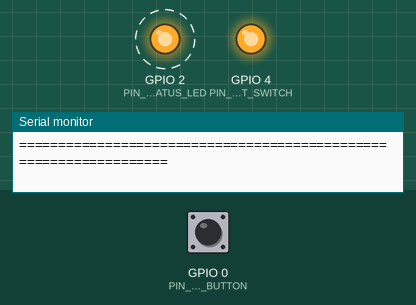
The program below on a simulated ESP32. Shown: output pins drawn as LEDs (lit = HIGH), the last lines printed to the serial monitor. Dashed ring = blinking. The inputs (shaded band) are chosen by the test bench; at power-on: GPIO 0 (PIN_BOOT_BUTTON) HIGH. Random numbers use the default seed unless the program sets one; EEPROM starts erased; nothing arrives over Bluetooth unless stated; a phone connects over Bluetooth LE 3 s after start.

Above: at 1.25 s.
1.3 s: GPIO 0 (PIN_BOOT_BUTTON) pulled LOW for 0.15 s
At 2.9 s:
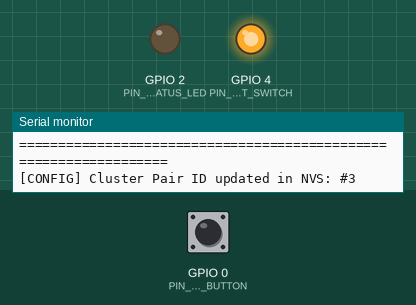
At 3.25 s:
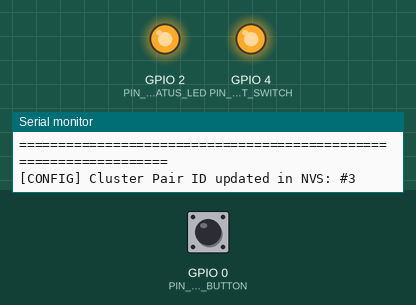
Timing chart, 0 to 10.3 s (numbered marks = the images above; inputs shaded):
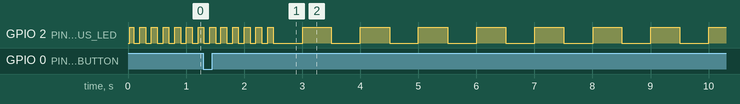

The program:

main.cpp
```cpp
#include "whoami_cluster.h"
#include "whoami_custom_ext.h"

Preferences          g_prefs;
volatile uint8_t     g_nodeRole           = WHOAMI_NODE_ROLE;
volatile uint8_t     g_clusterId          = 1;
volatile uint32_t    g_bootTimestampMs    = 0;
volatile uint32_t    g_lastMasterRxMs     = 0;
volatile uint32_t    g_lastCoprocRxMs     = 0;
volatile uint32_t    g_txBlinkUntilMs     = 0;
volatile uint32_t    g_errorStateUntilMs  = 0;
volatile bool        g_hasEverLinked      = false;

volatile uint32_t    g_seqCounter         = 0;
volatile uint32_t    g_activeJobId        = 1;
volatile uint32_t    g_partnerFreeSram    = 0;
volatile uint32_t    g_partnerFreePsram   = 0;
volatile uint32_t    g_partnerComputeUs   = 0;
int32_t              g_partnerVectors[2]  = {0, 0};

static constexpr size_t OP_MEM_POOL_SIZE  = 32768;
uint8_t*             g_operationalRamPool = nullptr;
char                 g_activeTaskBuf[54]  = "@whoami:MEM_POOL_ONLINE";
volatile bool        g_immediateDispatch  = false;
uint32_t             g_customExtMetric    = 0;

inline void triggerTxPulse() {
    g_txBlinkUntilMs = millis() + 85;
}

void diagnosticLedTask(void* pvParameters) {
    pinMode(PIN_STATUS_LED, OUTPUT);
    digitalWrite(PIN_STATUS_LED, LOW);

    for (;;) {
        uint32_t now = millis();
        uint32_t uptime = now - g_bootTimestampMs;

        bool linkHealthy = (g_lastMasterRxMs > 0 && (now - g_lastMasterRxMs < 4500)) ||
                           (g_lastCoprocRxMs > 0 && (now - g_lastCoprocRxMs < 4500));

        if (linkHealthy) g_hasEverLinked = true;

        if (uptime < 2500) {
            bool on = ((now / 100) % 2) == 0;
            digitalWrite(PIN_STATUS_LED, on ? HIGH : LOW);
        } else if ((g_hasEverLinked && !linkHealthy) || (now < g_errorStateUntilMs)) {
            uint32_t phase = now % 1000;
            bool on = (phase < 100) || (phase >= 200 && phase < 300);
            digitalWrite(PIN_STATUS_LED, on ? HIGH : LOW);
        } else if (!linkHealthy) {
            bool on = ((now / 500) % 2) == 0;
            digitalWrite(PIN_STATUS_LED, on ? HIGH : LOW);
        } else if (now < g_txBlinkUntilMs) {
            uint32_t rem = g_txBlinkUntilMs - now;
            digitalWrite(PIN_STATUS_LED, (rem > 35) ? LOW : HIGH);
        } else {
            digitalWrite(PIN_STATUS_LED, HIGH);
        }

        vTaskDelay(pdMS_TO_TICKS(10));
    }
}

void executeMemoryTensorShard(const char* inputData, uint8_t shardHalf, int32_t outLogits[2], uint32_t& durationUs) {
    uint32_t tStart = micros();
    const int8_t quantWeights[2][16] = {
        { 14, -7,  9, 19, -12,  6,  8, -5, 17,  9, -8, 13,  4, -9, 15,  7},
        {-11, 15, -8, 12,  16, -6, 13,  9, -7, 14,  6, -4, 18,  8, -6, 11}
    };

    outLogits[0] = 0x57484F00 + shardHalf;
    outLogits[1] = 0x414D4900 + shardHalf;

    if (g_operationalRamPool != nullptr) {
        for (size_t offset = 0; offset < OP_MEM_POOL_SIZE; offset += 64) {
            g_operationalRamPool[offset] ^= static_cast<uint8_t>(inputData[offset % 16] + shardHalf);
        }
    }

    for (int layer = 0; layer < 96; layer++) {
        for (int row = 0; row < 2; row++) {
            int32_t acc = 0;
            for (int col = 0; col < 16; col++) {
                char c = inputData[col % 16];
                int8_t act = static_cast<int8_t>(c ? c : (col + 31)) + ((layer + shardHalf) & 0x0F);
                acc += static_cast<int32_t>(act) * static_cast<int32_t>(quantWeights[(row + shardHalf) % 2][col]);
            }
            outLogits[row] ^= (acc + (layer << 4));
        }
    }

    durationUs = micros() - tStart;
}

void sendUartBridgePacket(uint8_t op, uint32_t jobId, const int32_t vec[2], uint32_t compUs, const char* pageSlice) {
    WhoamiUartBridgePacket pkt = {};
    pkt.magic          = WHOAMI_UART_BRIDGE_SYNC;
    pkt.jobId          = jobId;
    pkt.opCode         = op;
    pkt.freeSramBytes  = ESP.getFreeHeap();
    pkt.freePsramBytes = ESP.getFreePsram();
    pkt.computeTimeUs  = compUs;

    if (vec) {
        pkt.shardVector[0] = vec[0];
        pkt.shardVector[1] = vec[1];
    }
    if (pageSlice) {
        strncpy(pkt.memoryPage, pageSlice, sizeof(pkt.memoryPage) - 1);
    }
    pkt.crc = computeWhoamiCrc(reinterpret_cast<const uint8_t*>(&pkt), sizeof(WhoamiUartBridgePacket) - 1);

    Serial2.write(reinterpret_cast<const uint8_t*>(&pkt), sizeof(WhoamiUartBridgePacket));
    if (g_nodeRole == ROLE_ESP_NO_ANTENNA) {
        Serial.write(reinterpret_cast<const uint8_t*>(&pkt), sizeof(WhoamiUartBridgePacket));
    }
}

void processIncomingUartBridge(HardwareSerial& serialPort) {
    while (serialPort.available() >= static_cast<int>(sizeof(WhoamiUartBridgePacket))) {
        if (serialPort.peek() != 0x54) {
            serialPort.read();
            continue;
        }
        WhoamiUartBridgePacket rxPkt;
        serialPort.readBytes(reinterpret_cast<uint8_t*>(&rxPkt), sizeof(WhoamiUartBridgePacket));
        uint8_t calc = computeWhoamiCrc(reinterpret_cast<const uint8_t*>(&rxPkt), sizeof(WhoamiUartBridgePacket) - 1);
        if (rxPkt.magic != WHOAMI_UART_BRIDGE_SYNC || rxPkt.crc != calc) {
            g_errorStateUntilMs = millis() + 1500;
            continue;
        }

        g_lastCoprocRxMs = millis();

        if (g_nodeRole == ROLE_ESP_NO_ANTENNA && rxPkt.opCode == OP_UART_COPROC_REQ) {
            int32_t localVec[2] = {0, 0};
            uint32_t elapsedUs  = 0;
            executeMemoryTensorShard(rxPkt.memoryPage, 1, localVec, elapsedUs);
            triggerTxPulse();
            sendUartBridgePacket(OP_UART_COPROC_RES, rxPkt.jobId, localVec, elapsedUs, rxPkt.memoryPage);
        } else if (g_nodeRole == ROLE_ESP_WITH_ANTENNA && rxPkt.opCode == OP_UART_COPROC_RES) {
            g_partnerFreeSram   = rxPkt.freeSramBytes;
            g_partnerFreePsram  = rxPkt.freePsramBytes;
            g_partnerComputeUs  = rxPkt.computeTimeUs;
            g_partnerVectors[0] = rxPkt.shardVector[0];
            g_partnerVectors[1] = rxPkt.shardVector[1];
        }
    }
}

void transmitWirelessFrame(WhoamiWirelessPacket& frame) {
    strncpy(frame.signature, "@whoami", sizeof(frame.signature) - 1);
    frame.crc = computeWhoamiCrc(reinterpret_cast<const uint8_t*>(&frame), sizeof(WhoamiWirelessPacket) - 1);
    esp_now_send(WHOAMI_BROADCAST_MAC, reinterpret_cast<const uint8_t*>(&frame), sizeof(WhoamiWirelessPacket));
    triggerTxPulse();
}

#if ESP_IDF_VERSION >= ESP_IDF_VERSION_VAL(5, 0, 0)
void onWirelessDataRecv(const esp_now_recv_info_t *info, const uint8_t *data, int len) {
#else
void onWirelessDataRecv(const uint8_t *mac, const uint8_t *data, int len) {
#endif
    if (len != sizeof(WhoamiWirelessPacket)) return;
    WhoamiWirelessPacket pkt;
    memcpy(&pkt, data, sizeof(WhoamiWirelessPacket));
    uint8_t expected = computeWhoamiCrc(reinterpret_cast<const uint8_t*>(&pkt), sizeof(WhoamiWirelessPacket) - 1);
    if (pkt.magic != WHOAMI_PROTOCOL_MAGIC || pkt.crc != expected) {
        g_errorStateUntilMs = millis() + 1500;
        return;
    }

    uint32_t now = millis();
    g_lastMasterRxMs = now;

    if (g_nodeRole == ROLE_ESP_WITH_ANTENNA) {
        if (pkt.opCode == OP_MEM_ALLOC_DISPATCH) {
            g_activeJobId = pkt.jobId;
            strncpy(g_activeTaskBuf, pkt.payload, sizeof(g_activeTaskBuf) - 1);
            g_immediateDispatch = true;
        } else if (pkt.srcRole == ROLE_ESP_NO_ANTENNA && pkt.opCode == OP_UART_COPROC_RES) {
            g_lastCoprocRxMs    = now;
            g_partnerFreeSram   = pkt.freeSramCoproc;
            g_partnerFreePsram  = pkt.freePsramTotal;
            g_partnerComputeUs  = pkt.computeLatencyUs;
            g_partnerVectors[0] = pkt.tensorLogits[2];
            g_partnerVectors[1] = pkt.tensorLogits[3];
        }
    } else if (g_nodeRole == ROLE_ESP_NO_ANTENNA) {
        if (pkt.srcRole == ROLE_ESP_WITH_ANTENNA && pkt.opCode == OP_UART_COPROC_REQ) {
            g_lastCoprocRxMs = now;
            int32_t vecB[2]  = {0, 0};
            uint32_t compUs  = 0;
            executeMemoryTensorShard(pkt.payload, 1, vecB, compUs);

            WhoamiWirelessPacket res = {};
            res.magic            = WHOAMI_PROTOCOL_MAGIC;
            res.seq              = ++g_seqCounter;
            res.jobId            = pkt.jobId;
            res.opCode           = OP_UART_COPROC_RES;
            res.srcRole          = ROLE_ESP_NO_ANTENNA;
            res.clusterPairId    = g_clusterId;
            res.hwHasAntenna     = 0;
            res.freeSramCoproc   = ESP.getFreeHeap();
            res.freePsramTotal   = ESP.getFreePsram();
            res.computeLatencyUs = compUs;
            res.tensorLogits[2]  = vecB[0];
            res.tensorLogits[3]  = vecB[1];
            transmitWirelessFrame(res);
        }
    }
}

void initializeRfAndBleStack() {
#if WHOAMI_EXT_ANTENNA == 1
    pinMode(PIN_EXT_ANT_SWITCH, OUTPUT);
    digitalWrite(PIN_EXT_ANT_SWITCH, HIGH);
#else
    pinMode(PIN_EXT_ANT_SWITCH, INPUT_PULLDOWN);
#endif

    delay(esp_random() % 80);

    WiFi.persistent(false);
    WiFi.mode(WIFI_STA);
    WiFi.disconnect();
    esp_wifi_set_ps(WIFI_PS_NONE);

#if WHOAMI_EXT_ANTENNA == 1
    esp_wifi_set_protocol(WIFI_IF_STA, WIFI_PROTOCOL_11B | WIFI_PROTOCOL_11G | WIFI_PROTOCOL_11N | WIFI_PROTOCOL_LR);
#else
    esp_wifi_set_protocol(WIFI_IF_STA, WIFI_PROTOCOL_11B | WIFI_PROTOCOL_11G | WIFI_PROTOCOL_11N);
#endif

    esp_wifi_set_promiscuous(true);
    esp_wifi_set_channel(WHOAMI_RF_CHANNEL, WIFI_SECOND_CHAN_NONE);
    esp_wifi_set_promiscuous(false);
    esp_wifi_set_max_tx_power(WHOAMI_TX_POWER_QDBM);

    if (esp_now_init() == ESP_OK) {
        esp_now_register_recv_cb(onWirelessDataRecv);
        esp_now_peer_info_t peer = {};
        memcpy(peer.peer_addr, WHOAMI_BROADCAST_MAC, 6);
        peer.channel = WHOAMI_RF_CHANNEL;
        peer.encrypt = false;
        if (!esp_now_is_peer_exist(WHOAMI_BROADCAST_MAC)) {
            esp_now_add_peer(&peer);
        }
    }

    uint8_t mac[6];
    WiFi.macAddress(mac);
    g_prefs.begin("whoami_cfg", false);
    g_clusterId = g_prefs.getUChar("cid", (mac[5] % 2) + 1);

    char bleId[32];
    snprintf(bleId, sizeof(bleId), "WHOAMI_%s_C%u_%02X",
             WHOAMI_EXT_ANTENNA ? "ANT" : "NOANT", g_clusterId, mac[5]);

    BLEDevice::init(bleId);
    esp_ble_tx_power_set(ESP_BLE_PWR_TYPE_DEFAULT, WHOAMI_EXT_ANTENNA ? ESP_PWR_LVL_P9 : ESP_PWR_LVL_P6);
    BLEServer *pServer = BLEDevice::createServer();
    BLEService *pService = pServer->createService("4fafc201-1fb5-459e-8fcc-c5c9c331914b");
    pService->start();
    BLEAdvertising *pAdvertising = BLEDevice::getAdvertising();
    pAdvertising->addServiceUUID("4fafc201-1fb5-459e-8fcc-c5c9c331914b");
    pAdvertising->setScanResponse(true);
    BLEDevice::startAdvertising();
}

void setup() {
    g_bootTimestampMs = millis();
    Serial.begin(115200);
    Serial2.begin(115200, SERIAL_8N1, PIN_UART_BRIDGE_RX, PIN_UART_BRIDGE_TX);
    pinMode(PIN_BOOT_BUTTON, INPUT_PULLUP);

    g_operationalRamPool = static_cast<uint8_t*>(malloc(OP_MEM_POOL_SIZE));
    if (g_operationalRamPool) {
        memset(g_operationalRamPool, 0xAA, OP_MEM_POOL_SIZE);
    }

    initializeRfAndBleStack();
    whoamiCustomSetup();

    xTaskCreatePinnedToCore(diagnosticLedTask, "WHOAMI_LED", 4096, NULL, 3, NULL, 0);

    Serial.println("==================================================================");
    Serial.printf("[SYSTEM_@whoami] OPERATIONAL MEMORY & COMPUTE NODE INITIALIZED\n");
    Serial.printf("[HARDWARE] PROFILE: %s | CLUSTER PAIR ID: #%u\n",
                  WHOAMI_EXT_ANTENNA ? "ESP_WITH_ANTENNA (2.44GHz SMA +20dBm)" : "ESP_WITHOUT_ANTENNA (UART CO-PROCESSOR)",
                  g_clusterId);
    Serial.printf("[MEMORY] LOCAL FREE SRAM: %lu Bytes | FREE PSRAM: %lu Bytes\n",
                  (unsigned long)ESP.getFreeHeap(), (unsigned long)ESP.getFreePsram());
    Serial.println("==================================================================");
}

uint32_t g_lastCycleMs = 0;

void loop() {
    uint32_t now = millis();

    processIncomingUartBridge(Serial2);
    processIncomingUartBridge(Serial);
    whoamiCustomLoop(g_nodeRole, g_clusterId, g_customExtMetric);

    if (digitalRead(PIN_BOOT_BUTTON) == LOW) {
        delay(45);
        if (digitalRead(PIN_BOOT_BUTTON) == LOW) {
            g_clusterId = (g_clusterId % 4) + 1;
            g_prefs.putUChar("cid", g_clusterId);
            triggerTxPulse();
            Serial.printf("[CONFIG] Cluster Pair ID updated in NVS: #%u\n", g_clusterId);
            while (digitalRead(PIN_BOOT_BUTTON) == LOW) delay(10);
        }
    }

    if (g_nodeRole == ROLE_ESP_WITH_ANTENNA && (now - g_lastCycleMs >= 1000 || g_immediateDispatch)) {
        g_lastCycleMs       = now;
        g_immediateDispatch = false;
        g_activeJobId++;

        sendUartBridgePacket(OP_UART_COPROC_REQ, g_activeJobId, nullptr, 0, g_activeTaskBuf);

        WhoamiWirelessPacket req = {};
        req.magic         = WHOAMI_PROTOCOL_MAGIC;
        req.seq           = ++g_seqCounter;
        req.jobId         = g_activeJobId;
        req.opCode        = OP_UART_COPROC_REQ;
        req.srcRole       = ROLE_ESP_WITH_ANTENNA;
        req.clusterPairId = g_clusterId;
        strncpy(req.payload, g_activeTaskBuf, sizeof(req.payload) - 1);
        transmitWirelessFrame(req);

        int32_t vecA[2]  = {0, 0};
        uint32_t localUs = 0;
        executeMemoryTensorShard(g_activeTaskBuf, 0, vecA, localUs);

        uint32_t waitStart = millis();
        while (millis() - waitStart < 35) {
            processIncomingUartBridge(Serial2);
            processIncomingUartBridge(Serial);
            delay(2);
        }

        bool coprocOnline = (g_lastCoprocRxMs > 0) && ((millis() - g_lastCoprocRxMs) < 4000);
        uint32_t combinedSram  = ESP.getFreeHeap() + (coprocOnline ? g_partnerFreeSram : ESP.getFreeHeap());
        uint32_t combinedPsram = ESP.getFreePsram() + (coprocOnline ? g_partnerFreePsram : 0);

        WhoamiWirelessPacket report = {};
        report.magic              = WHOAMI_PROTOCOL_MAGIC;
        report.seq                = ++g_seqCounter;
        report.masterClockMs      = millis();
        report.jobId              = g_activeJobId;
        report.opCode             = OP_CLUSTER_STATE_REPORT;
        report.srcRole            = ROLE_ESP_WITH_ANTENNA;
        report.clusterPairId      = g_clusterId;
        report.coprocBridgeActive = coprocOnline ? 1 : 0;
        report.hwHasAntenna       = 1;
        report.rssiDbm            = WiFi.RSSI();
        report.freeSramMaster     = ESP.getFreeHeap();
        report.freeSramCoproc     = coprocOnline ? g_partnerFreeSram : ESP.getFreeHeap();
        report.freePsramTotal     = combinedPsram;
        report.computeLatencyUs   = localUs + g_partnerComputeUs;
        report.tensorLogits[0]    = vecA[0] ^ g_customExtMetric;
        report.tensorLogits[1]    = vecA[1];
        report.tensorLogits[2]    = g_partnerVectors[0];
        report.tensorLogits[3]    = g_partnerVectors[1];

        snprintf(report.payload, sizeof(report.payload), "@whoami_C%u[RAM:%luKB|%04X:%04X]",
                 g_clusterId,
                 (unsigned long)(combinedSram / 1024),
                 (unsigned int)(report.tensorLogits[0] & 0xFFFF),
                 (unsigned int)(g_partnerVectors[0] & 0xFFFF));

        transmitWirelessFrame(report);
    }

    if (g_nodeRole == ROLE_ESP_NO_ANTENNA && (now - g_lastCycleMs >= 800)) {
        g_lastCycleMs = now;
        int32_t vecB[2] = {0, 0};
        uint32_t compUs = 0;
        executeMemoryTensorShard("@whoami_MEM_SHARD_B", 1, vecB, compUs);
        vecB[0] ^= g_customExtMetric;
        sendUartBridgePacket(OP_UART_COPROC_RES, g_activeJobId, vecB, compUs, "@whoami_MEM_SHARD_B");
    }

    delay(5);
}
```

whoami_cluster.h
```cpp
#pragma once
#include <Arduino.h>
#include <WiFi.h>
#include <esp_now.h>
#include <esp_wifi.h>
#include <esp_bt.h>
#include <BLEDevice.h>
#include <BLEUtils.h>
#include <BLEServer.h>
#include <BLEAdvertising.h>
#include <Preferences.h>
#include <esp_idf_version.h>

#define WHOAMI_PROTOCOL_MAGIC   0x57484F41UL  // "WHOA" -> @whoami
#define WHOAMI_UART_BRIDGE_SYNC 0x55415254UL  // "UART" -> Inter-board DMA/UART link
#define WHOAMI_RF_CHANNEL       7             // 2442 MHz (2.44 GHz Center Frequency)

#ifndef WHOAMI_EXT_ANTENNA
#define WHOAMI_EXT_ANTENNA      1
#endif

#ifndef WHOAMI_NODE_ROLE
#define WHOAMI_NODE_ROLE        2
#endif

#ifndef WHOAMI_TX_POWER_QDBM
#define WHOAMI_TX_POWER_QDBM    80            // 80 = +20.0 dBm (SMA), 70 = +17.5 dBm (PCB)
#endif

#define PIN_STATUS_LED          2
#define PIN_EXT_ANT_SWITCH      4
#define PIN_BOOT_BUTTON         0
#define PIN_UART_BRIDGE_RX      16
#define PIN_UART_BRIDGE_TX      17

enum WhoamiRole : uint8_t {
    ROLE_MOTHERBOARD_MASTER = 0x01,
    ROLE_ESP_WITH_ANTENNA   = 0x02,
    ROLE_ESP_NO_ANTENNA     = 0x03,
    ROLE_CARDPUTER_TERMINAL = 0x04
};

enum WhoamiLedMode : uint8_t {
    LED_MODE_BOOT_5HZ       = 0x00,
    LED_MODE_PAIRING_1HZ    = 0x01,
    LED_MODE_ONLINE_SOLID   = 0x02,
    LED_MODE_TX_PULSE       = 0x03,
    LED_MODE_ERROR_DOUBLE   = 0x04
};

enum WhoamiOpCode : uint8_t {
    OP_MASTER_BEACON        = 0x10,
    OP_MEM_ALLOC_DISPATCH   = 0x20,
    OP_UART_COPROC_REQ      = 0x30,
    OP_UART_COPROC_RES      = 0x31,
    OP_CLUSTER_STATE_REPORT = 0x40,
    OP_CLUSTER_ERROR_TRAP   = 0xE0
};

#pragma pack(push, 1)
struct WhoamiWirelessPacket {
    uint32_t magic;
    uint32_t seq;
    uint32_t masterClockMs;
    uint32_t jobId;
    uint8_t  opCode;
    uint8_t  srcRole;
    uint8_t  clusterPairId;
    uint8_t  coprocBridgeActive;
    uint8_t  hwHasAntenna;
    int8_t   rssiDbm;
    uint32_t freeSramMaster;
    uint32_t freeSramCoproc;
    uint32_t freePsramTotal;
    uint32_t computeLatencyUs;
    int32_t  tensorLogits[4];
    char     signature[10];
    char     payload[54];
    uint8_t  crc;
};

struct WhoamiUartBridgePacket {
    uint32_t magic;
    uint32_t jobId;
    uint8_t  opCode;
    uint32_t freeSramBytes;
    uint32_t freePsramBytes;
    uint32_t computeTimeUs;
    int32_t  shardVector[2];
    char     memoryPage[32];
    uint8_t  crc;
};
#pragma pack(pop)

static const uint8_t WHOAMI_BROADCAST_MAC[6] = {0xFF, 0xFF, 0xFF, 0xFF, 0xFF, 0xFF};

inline uint8_t computeWhoamiCrc(const uint8_t* ptr, size_t len) {
    uint8_t crc = 0x5A;
    for (size_t i = 0; i < len; i++) {
        crc ^= ptr[i];
        crc = (crc << 1) | (crc >> 7);
    }
    return crc;
}
```

Source omitted: whoami_custom_ext.h (252 bytes)
